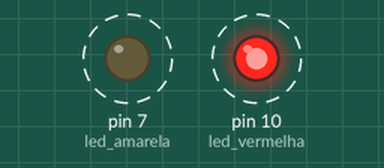
Recording of a sketch running on a simulated Arduino Uno, built with avr-gcc and run on an emulated ATmega328P. Shown: output pins drawn as LEDs (lit = HIGH). Dashed ring = blinking.

Above: at 0.05 s.
Timing chart, 0 to 3.0 s (numbered marks = the images above):
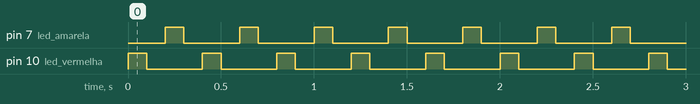

Measured:
- by itself, pin 7 (led_amarela), pin 10 (led_vermelha): alternates HIGH for 0.10 s and LOW for 0.30 s

The sketch:

ACESO_APAGADO.ino
```cpp
int led_vermelha = 10;
int led_amarela = 7;

void setup() {
  // put your setup code here, to run once:

pinMode(led_vermelha,OUTPUT);
pinMode(led_amarela,OUTPUT);
}


void loop() {
  // put your main code here, to run repeatedly:

digitalWrite(led_vermelha,HIGH);
delay(100);
digitalWrite(led_vermelha,LOW);
delay(100);

digitalWrite(led_amarela,HIGH);
delay(100);
digitalWrite(led_amarela,LOW);
delay(100);
}
```
